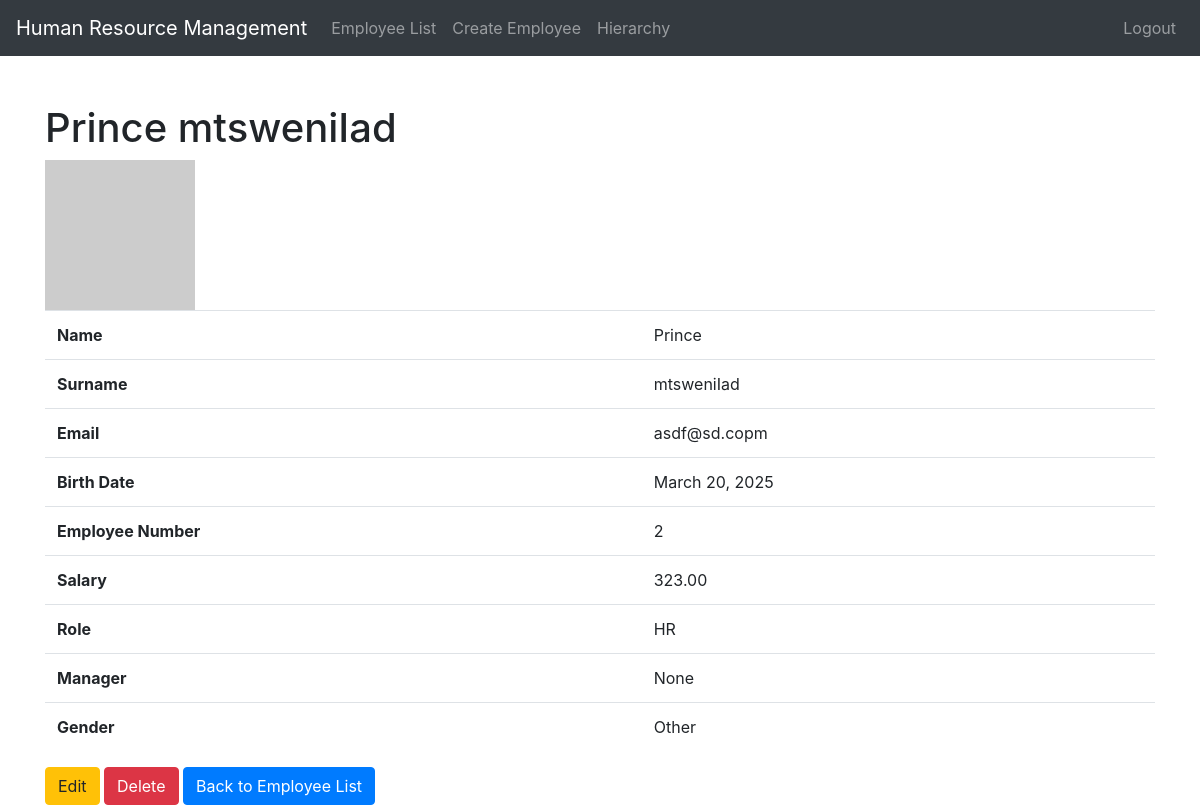
/employees/detail/3/ (signed in), run on an earlier commit of the app's database.
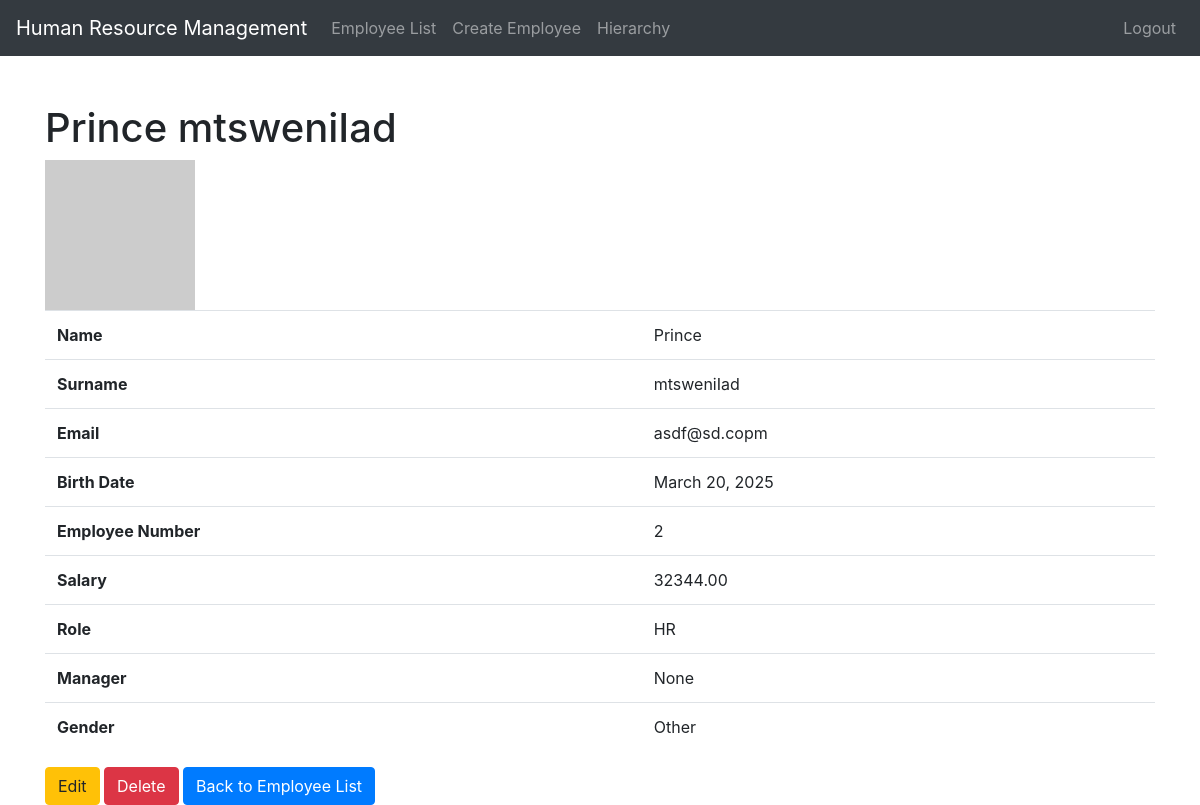
And on a later commit of the database.
### employees/models.py (models this page shows, shortened)
class Employee(models.Model):
    GENDER_CHOICES = (
        ('M', 'Male'),
        ('F', 'Female'),
        ('O', 'Other'),
    )
    name = models.CharField(max_length=100)
    surname = models.CharField(max_length=100)
    email = models.EmailField(unique=True)
    birth_date = models.DateField()
    employee_number = models.IntegerField(unique=True)
    salary = models.DecimalField(max_digits=10, decimal_places=2)
    role = models.CharField(max_length=100)
    manager = models.ForeignKey('self', on_delete=models.SET_NULL, null=True, blank=True, related_name='subordinates')
    gender = models.CharField(max_length=1, choices=GENDER_CHOICES, default='O')
    department = models.ForeignKey(Department, on_delete=models.SET_NULL, null=True, blank=True)  # Added here
    def get_gravatar_url(self):
        email = self.email.strip().lower()
        gravatar_hash = hashlib.sha256(email.encode('utf-8')).hexdigest()
        return f"https://www.gravatar.com/avatar/{gravatar_hash}"
    class Meta:
        ordering = ['surname', 'name']

### employees/views.py (the view)
# urls.py: path('detail/<int:pk>/', views.employee_detail, name='employee_detail'),
@login_required
def employee_detail(request, pk):
    employee = get_object_or_404(Employee, pk=pk)
    return render(request, 'employees/employee_detail.html', {'employee': employee})

### employees/templates/employees/employee_detail.html (shortened to what this page needs)
<!DOCTYPE html>
<html lang="en">
<head>
    <link rel="stylesheet" href="https://maxcdn.bootstrapcdn.com/bootstrap/4.5.2/css/bootstrap.min.css">
</head>
<body>
<nav class="navbar navbar-expand-lg navbar-dark bg-dark">
    <a class="navbar-brand" href="{% url 'employee_list' %}">Human Resource Management</a>
    <div class="collapse navbar-collapse" id="navbarNav">
        <ul class="navbar-nav">
            <li class="nav-item">
                <a class="nav-link" href="{% url 'employee_list' %}">Employee List</a>
            </li>
            <li class="nav-item">
                <a class="nav-link" href="{% url 'create_employee' %}">Create Employee</a>
            </li>
            <li class="nav-item">
                <a class="nav-link" href="{% url 'employee_hierarchy' %}">Hierarchy</a>
            </li>
        </ul>
        <ul class="navbar-nav ml-auto">
            <li class="nav-item">
                <a class="nav-link" href="{% url 'logout' %}">Logout</a>
            </li>
        </ul>
    </div>
</nav>
<div class="container mt-5">
    <h1>{{ employee.name }} {{ employee.surname }}</h1>
    <img src="{{ employee.get_gravatar_url }}" alt="Gravatar" width="150" height="150">
    <table class="table">
        <tr><th>Name</th><td>{{ employee.name }}</td></tr>
        <tr><th>Surname</th><td>{{ employee.surname }}</td></tr>
        <tr><th>Email</th><td>{{ employee.email }}</td></tr>
        <tr><th>Birth Date</th><td>{{ employee.birth_date }}</td></tr>
        <tr><th>Employee Number</th><td>{{ employee.employee_number }}</td></tr>
        <tr><th>Salary</th><td>{{ employee.salary }}</td></tr>
        <tr><th>Role</th><td>{{ employee.role }}</td></tr>
        <tr><th>Manager</th><td>{% if employee.manager %}{{ employee.manager.name }}{% else %}None{% endif %}</td></tr>
        <tr><th>Gender</th><td>{{ employee.get_gender_display }}</td></tr>
    </table>
    <a href="{% url 'edit_employee' employee.pk %}" class="btn btn-warning">Edit</a>
    <a href="{% url 'delete_employee' employee.pk %}" class="btn btn-danger">Delete</a>
    <a href="{% url 'employee_list' %}" class="btn btn-primary">Back to Employee List</a>
</div>
</body>
</html>

What changed in the data, as far as the page shows it:
changed Employee "Prince": salary "323.00" → "32344.00"
